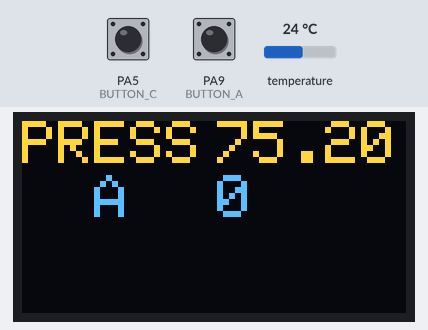
Simulated run of this sketch. Board: STM32 Blue Pill. Shown: 128×64 one-colour display. Inputs (shaded band) come from the test bench; at power-on: PA9 (BUTTON_A) HIGH, PA5 (BUTTON_C) HIGH, temperature 24 °C. The OLED is the two-colour kind (top 16 rows yellow); the display library's start-up logo is not drawn; storage starts empty; what the sketch prints to the serial monitor is not drawn.

Above: at 2.4 s.
2.5 s: PA9 (BUTTON_A) pulled LOW for 3.2 s
At 5.7 s:
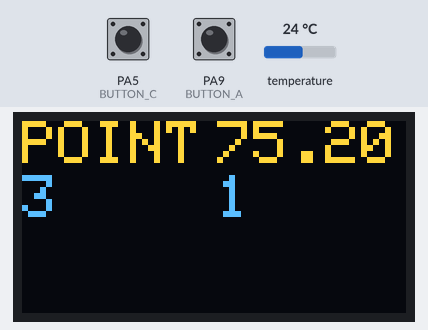
7.2 s: PA5 (BUTTON_C) pulled LOW for 1 s
At 8.9 s:
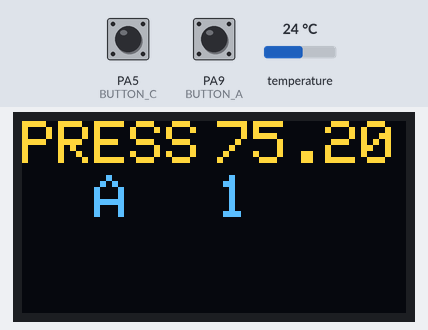
9.7 s: temperature set to 12 °C
At 10.8 s:
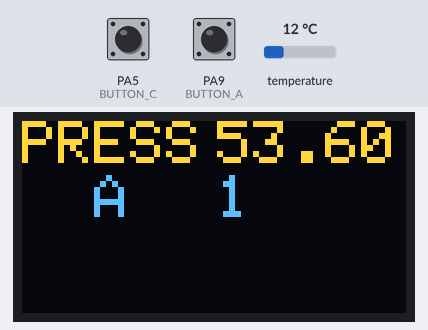
11.3 s: PA9 (BUTTON_A) pulled LOW for 1 s
At 11.56 s:
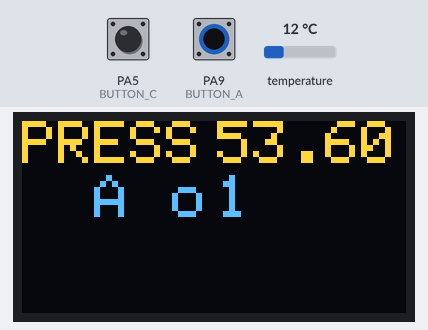
13.8 s: temperature set to 19 °C
At 15.1 s:
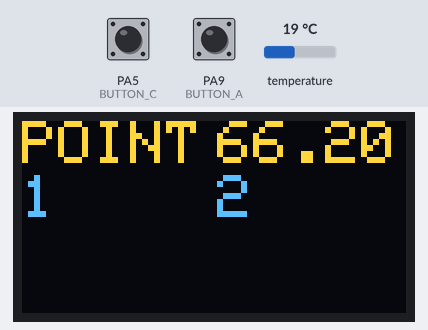
15.5 s: PA5 (BUTTON_C) pulled LOW for 1 s
At 17.0 s:
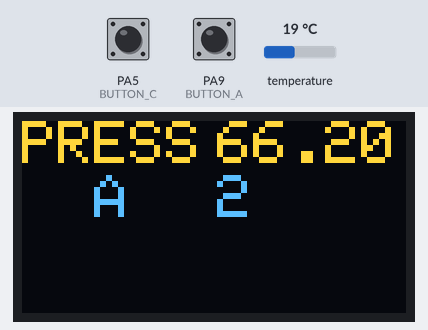
Timing chart, 0 to 18.5 s (numbered marks = the images above; inputs shaded):
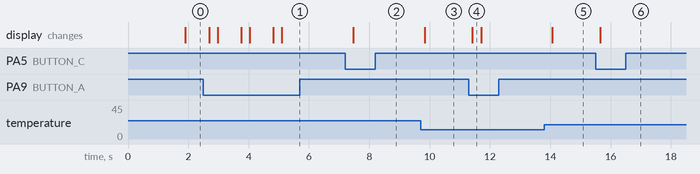

The sketch:

snow_logger.ino
```cpp
//--------------------------------------------------------------------------------------
// Snow Logger
//
// 2017-12-14
// Carter Nelson
//--------------------------------------------------------------------------------------
#include <SD.h>
#include <SPI.h>
#include <OneWire.h>
#include <DallasTemperature.h>
#include <Adafruit_SSD1306.h>
#include "oled_stuff.h"

#define ONEWIRE_PIN 18
#define CARDCS 4
#define MAX_FILES 999
#define MAX_DATA_POINTS 37
#define DEBOUNCE 250
#define DISPLAY_RATE 100

Adafruit_SSD1306 oled = Adafruit_SSD1306();
OneWire onewireBus(ONEWIRE_PIN);
DallasTemperature ds18(&onewireBus);

File dataFile;
float temperature;
int dataFileCounter, dataPointCounter;
int lastUpdate;
char* fileName = "SNOWXXX.DAT";
enum mode {
  STOPPED,
  LOGGING,
} currentMode = STOPPED;

//--------------------------------------------------------------------------------------
//                               S  E  T  U  P
//--------------------------------------------------------------------------------------
void setup() {
  //while (!Serial);
  Serial.begin(9600);
  Serial.println(F("Snow Logger ****"));

  initStuff();
  Serial.print(F("Counting files..."));
  countFiles(SD.open("/"), 0);
  Serial.println(dataFileCounter);
}

//--------------------------------------------------------------------------------------
//                                L  O  O  P
//--------------------------------------------------------------------------------------
void loop() {
  // Get current temperature.
  temperature = getTemperature();

  // Start logging / take a data point
  if (buttonA()) {
    oled.setCursor(50,18);
    oled.print("o");
    oled.display();

    if (currentMode != LOGGING) {
      openNewFile(dataFileCounter++);
    }
    currentMode = LOGGING;

    Serial.print(dataPointCounter); Serial.print(" "); Serial.println(temperature);
    dataFile.print(dataPointCounter); dataFile.print(" "); dataFile.println(temperature);

    dataPointCounter++;
    if (dataPointCounter >= MAX_DATA_POINTS) {
      stopLogging();
    }
    delay(DEBOUNCE);
  }

  // Abort
  if (buttonC() && currentMode == LOGGING) {
    stopLogging();
  }

  // Update display
  if (millis() - lastUpdate > DISPLAY_RATE) {
    updateDisplay();
  }
}

//--------------------------------------------------------------------------------------
void stopLogging() {
  Serial.println("Closing file.");
  closeFile();
  dataPointCounter = 0;
  currentMode = STOPPED;
}

//--------------------------------------------------------------------------------------
void openNewFile(int counter) {
  // Not enough room for sprintf!!!
  fileName[4] = 0x30 + dataFileCounter / 100 % 10;
  fileName[5] = 0x30 + dataFileCounter / 10  % 10;
  fileName[6] = 0x30 + dataFileCounter       % 10;
  Serial.print("Opening file..."); Serial.println(fileName);
  dataFile = SD.open(fileName, FILE_WRITE);
}

//--------------------------------------------------------------------------------------
void closeFile() {
  dataFile.flush();
  dataFile.close();
}

//--------------------------------------------------------------------------------------
void updateDisplay() {
  oled.clearDisplay();
  //
  // Stuff on the right side
  //
  oled.setCursor(65,0);
  oled.print(temperature);
  oled.setCursor(65,18);
  oled.print(dataFileCounter);

  //
  // Mode base info
  //
  oled.setCursor(0,0);
  switch (currentMode) {
    case STOPPED:
      oled.print("PRESS");
      oled.setCursor(0,18);
      oled.print("  A");
      break;
    case LOGGING:
      oled.print("POINT");
      oled.setCursor(0,18);
      oled.print(dataPointCounter);
      break;
    default:
      oled.print("????");
  }

  oled.display();
}

//--------------------------------------------------------------------------------------
void initStuff() {
  //
  // OLED
  //
  oled.begin(SSD1306_SWITCHCAPVCC, 0x3C);

  // Splash screen for warm fuzzy
  oled.display();
  delay(1000);

  oled.clearDisplay();
  oled.display();
  oled.setTextSize(2);
  oled.setTextColor(WHITE);
  oled.setCursor(0,0);

  //
  // Buttons
  //
  pinMode(BUTTON_A, INPUT_PULLUP);
  pinMode(BUTTON_B, INPUT_PULLUP);
  pinMode(BUTTON_C, INPUT_PULLUP);

  //
  // SD Card
  //
  if (!SD.begin(CARDCS)) {
    Serial.println("SD failed, or not present");
    oled.print("SD FAILED");
    oled.display();
    while (1);
  }

  //
  // Misc.
  //
  dataFileCounter = 0;
  dataPointCounter = 0;
  lastUpdate = millis();
}

//--------------------------------------------------------------------------------------
float getTemperature() {
  ds18.requestTemperatures();
  return ds18.getTempFByIndex(0);
}

//--------------------------------------------------------------------------------------
void countFiles(File dir, int level) {
  while (true) {
    File entry = dir.openNextFile();
    if (!entry) return;
    if (entry.isDirectory()) {
      // Recursive call to scan next dir level
      countFiles(entry, level + 1);
    } else {
      // Only count files in root dir
      if (level == 0) {
        dataFileCounter++;
      }
    }
    entry.close();
    // Stop scanning if we hit max
    if (dataFileCounter >= MAX_FILES) return;
  }
}

//--------------------------------------------------------------------------------------
bool buttonA() {
  return ! digitalRead(BUTTON_A);
}

//--------------------------------------------------------------------------------------
bool buttonB() {
  return ! digitalRead(BUTTON_B);
}

//--------------------------------------------------------------------------------------
bool buttonC() {
  return ! digitalRead(BUTTON_C);
}
```

oled_stuff.h
```cpp
//
// Boiler plate defines for Feather OLED
//
#ifndef __OLED_STUFF_H__
#define __OLED_STUFF_H__

#if (SSD1306_LCDHEIGHT != 32)
 #error("Height incorrect, please fix Adafruit_SSD1306.h!");
#endif

#if defined(ESP8266)
  #define BUTTON_A 0
  #define BUTTON_B 16
  #define BUTTON_C 2
  #define LED      0
#elif defined(ESP32)
  #define BUTTON_A 15
  #define BUTTON_B 32
  #define BUTTON_C 14
  #define LED      13
#elif defined(ARDUINO_STM32F2_FEATHER)
  #define BUTTON_A PA15
  #define BUTTON_B PC7
  #define BUTTON_C PC5
  #define LED PB5
#elif defined(TEENSYDUINO)
  #define BUTTON_A 4
  #define BUTTON_B 3
  #define BUTTON_C 8
  #define LED 13
#elif defined(ARDUINO_FEATHER52)
  #define BUTTON_A 31
  #define BUTTON_B 30
  #define BUTTON_C 27
  #define LED 17
#else // 32u4, M0, and 328p
  #define BUTTON_A 9
  #define BUTTON_B 6
  #define BUTTON_C 5
  #define LED      13
#endif

#endif
```

Measured:
- after the input at 2.5 s, the display: first changes after 0.19 s (image 1 shows a later state)
- after the input at 7.2 s, the display: changes after 0.27 s (image 2)
- after the input at 9.7 s, the display: changes after 0.14 s (image 3)
- after the input at 11.3 s, the display: changes after 0.12 s (image 4)
- after the input at 13.8 s, the display: changes after 0.27 s (image 5)
- after the input at 15.5 s, the display: changes after 0.16 s (image 6)
